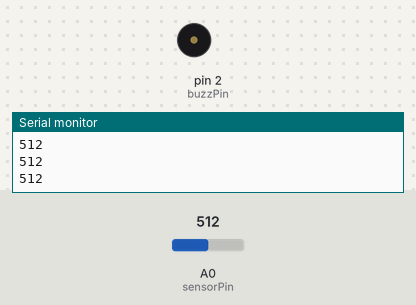
A sketch run on a simulated Arduino Uno, built with avr-gcc and run on an emulated ATmega328P. Parts: buzzer (waves = sounding, pin HIGH), the last lines printed to the serial monitor. The inputs (shaded band) are chosen by the test bench; at power-on: A0 (sensorPin) = 512.

Above: at 1.3 s.
1.4 s: A0 (sensorPin) set to 44
3.2 s: A0 (sensorPin) set to 35
At 5.2 s:
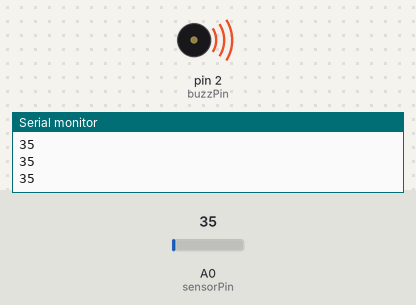
5.5 s: A0 (sensorPin) set to 122
At 6.8 s:
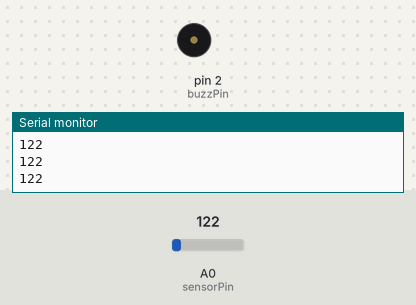
7.5 s: A0 (sensorPin) set to 30
At 8.4 s:
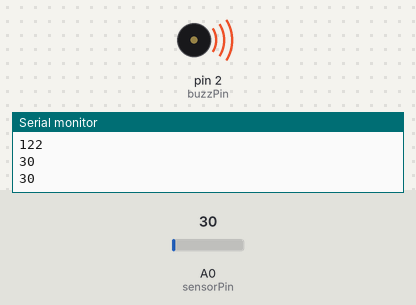
Timing chart, 0 to 10.5 s (numbered marks = the images above; inputs shaded):
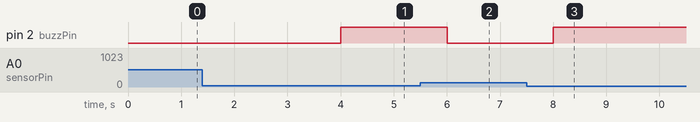

The sketch:

light_sensor_buzzer.ino
```cpp
int sensorPin = A0;
int buzzPin = 2;
int sensorValue = 0;

void setup() {
  pinMode (buzzPin, OUTPUT);
  pinMode(sensorPin, INPUT);
  Serial.begin (9600);
}

void loop() {
  sensorValue = analogRead (sensorPin);
  Serial.println (sensorValue);
  delay (500);
  if (sensorValue < 40) {
    digitalWrite (buzzPin, HIGH);
  }
  else {
    digitalWrite (buzzPin, LOW);
  }
}
```

Measured:
- the behaviour switches between 40 and 39 on A0 (sensorPin) (found by bisection; images 0 and 1)
- after the input at 3.2 s, pin 2 (buzzPin): LOW → HIGH after 0.80 s
- after the input at 5.5 s, pin 2 (buzzPin): HIGH → LOW after 0.50 s
- after the input at 7.5 s, pin 2 (buzzPin): LOW → HIGH after 0.50 s
